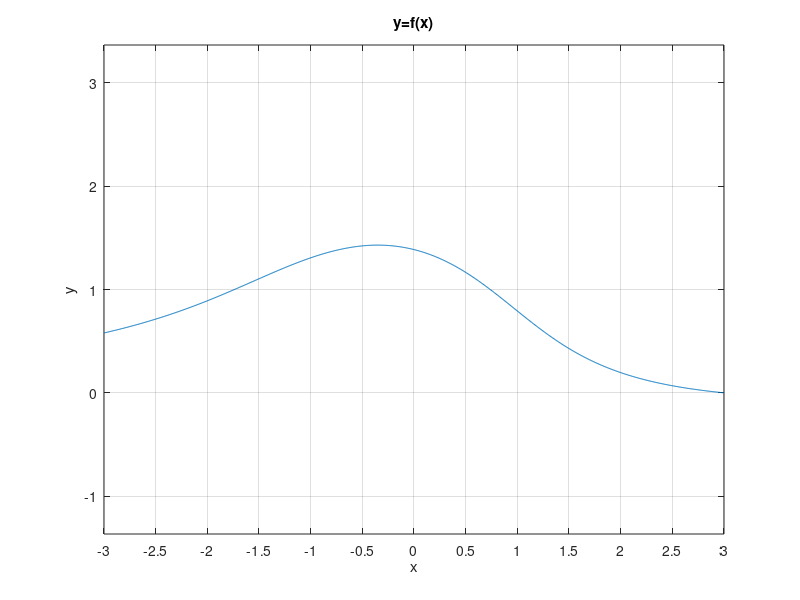

The MATLAB script that drew this image: (Note: this script raises an error after producing the figure.)
clear
clc
addpath(genpath('.'));

f = @(x) (fsolve((@(y) x+exp(y)+(x.^2).*y-4),x));
x=linspace(-3,3,1000);
y=f(x);
plot(x,y)
xlim([-3 3])
xticks(-3:0.5:3)
xlabel('x')
ylabel('y')
title('y=f(x)')
grid on
axis equal

a=2.5; b=3.5;
p=6; TOL=0.5*10^(-p);

x0=Bisection(f,a,b,TOL);
disp(x0)
rmpath(genpath('.'));